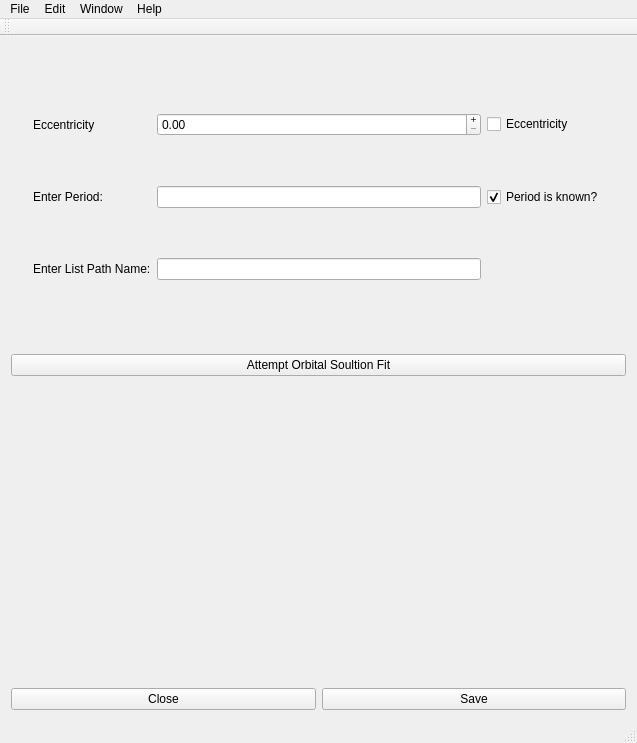
<?xml version="1.0" encoding="UTF-8"?>
<ui version="4.0">
 <class>OrbitalFitter</class>
 <widget class="QMainWindow" name="OrbitalFitter">
  <property name="geometry">
   <rect>
    <x>0</x>
    <y>0</y>
    <width>637</width>
    <height>743</height>
   </rect>
  </property>
  <property name="windowTitle">
   <string>OrbitalFitter</string>
  </property>
  <widget class="QWidget" name="centralWidget">
   <layout class="QGridLayout" name="gridLayout">
    <item row="4" column="1">
     <widget class="QPushButton" name="Save">
      <property name="palette">
       <palette>
        <active>
         <colorrole role="Base">
          <brush brushstyle="SolidPattern">
           <color alpha="255">
            <red>90</red>
            <green>134</green>
            <blue>255</blue>
           </color>
          </brush>
         </colorrole>
        </active>
        <inactive>
         <colorrole role="Base">
          <brush brushstyle="SolidPattern">
           <color alpha="255">
            <red>90</red>
            <green>134</green>
            <blue>255</blue>
           </color>
          </brush>
         </colorrole>
        </inactive>
        <disabled>
         <colorrole role="Base">
          <brush brushstyle="SolidPattern">
           <color alpha="255">
            <red>237</red>
            <green>237</green>
            <blue>237</blue>
           </color>
          </brush>
         </colorrole>
        </disabled>
       </palette>
      </property>
      <property name="font">
       <font>
        <weight>50</weight>
        <bold>false</bold>
       </font>
      </property>
      <property name="text">
       <string>Save</string>
      </property>
     </widget>
    </item>
    <item row="4" column="0">
     <widget class="QPushButton" name="Close">
      <property name="text">
       <string>Close</string>
      </property>
     </widget>
    </item>
    <item row="2" column="0" colspan="2">
     <widget class="QWidget" name="FitWindow" native="true"/>
    </item>
    <item row="0" column="0" colspan="2">
     <widget class="QWidget" name="widget_2" native="true">
      <layout class="QGridLayout" name="gridLayout_2">
       <item row="0" column="0">
        <widget class="QWidget" name="SettingsWindow" native="true">
         <layout class="QGridLayout" name="gridLayout_3">
          <item row="4" column="2">
           <widget class="QCheckBox" name="KnownPeriod">
            <property name="text">
             <string>Period is known?</string>
            </property>
            <property name="checked">
             <bool>true</bool>
            </property>
           </widget>
          </item>
          <item row="4" column="0">
           <widget class="QLabel" name="label_2">
            <property name="text">
             <string>Enter Period:</string>
            </property>
           </widget>
          </item>
          <item row="4" column="1">
           <widget class="QLineEdit" name="Period">
            <property name="toolTip">
             <string extracomment="Enter the orbital period here"/>
            </property>
            <property name="inputMethodHints">
             <set>Qt::ImhDigitsOnly|Qt::ImhPreferLowercase</set>
            </property>
           </widget>
          </item>
          <item row="1" column="0">
           <widget class="QLabel" name="label_3">
            <property name="text">
             <string>Eccentricity</string>
            </property>
           </widget>
          </item>
          <item row="5" column="0">
           <widget class="QLabel" name="label">
            <property name="text">
             <string>Enter List Path Name:</string>
            </property>
           </widget>
          </item>
          <item row="5" column="1">
           <widget class="QLineEdit" name="ListPath"/>
          </item>
          <item row="1" column="2">
           <widget class="QCheckBox" name="Eccentricity">
            <property name="text">
             <string>Eccentricity</string>
            </property>
            <property name="checkable">
             <bool>false</bool>
            </property>
            <property name="checked">
             <bool>false</bool>
            </property>
           </widget>
          </item>
          <item row="1" column="1">
           <widget class="QDoubleSpinBox" name="EccentricityValue">
            <property name="buttonSymbols">
             <enum>QAbstractSpinBox::PlusMinus</enum>
            </property>
            <property name="maximum">
             <double>1.000000000000000</double>
            </property>
            <property name="singleStep">
             <double>0.050000000000000</double>
            </property>
           </widget>
          </item>
         </layout>
        </widget>
       </item>
      </layout>
     </widget>
    </item>
    <item row="1" column="0" colspan="2">
     <widget class="QPushButton" name="Fit">
      <property name="text">
       <string>Attempt Orbital Soultion Fit</string>
      </property>
     </widget>
    </item>
   </layout>
  </widget>
  <widget class="QMenuBar" name="menuBar">
   <property name="geometry">
    <rect>
     <x>0</x>
     <y>0</y>
     <width>637</width>
     <height>22</height>
    </rect>
   </property>
   <widget class="QMenu" name="menuFile">
    <property name="title">
     <string>File</string>
    </property>
    <addaction name="actionSave"/>
    <addaction name="actionQuit"/>
   </widget>
   <widget class="QMenu" name="menuEdit">
    <property name="title">
     <string>Edit</string>
    </property>
    <addaction name="actionCopy"/>
    <addaction name="actionPaste"/>
   </widget>
   <widget class="QMenu" name="menuWindow">
    <property name="title">
     <string>Window</string>
    </property>
    <addaction name="actionSize"/>
    <addaction name="actionZoom"/>
    <addaction name="actionReset"/>
   </widget>
   <widget class="QMenu" name="menuHelp">
    <property name="title">
     <string>Help</string>
    </property>
    <addaction name="actionNo_Help_Here"/>
   </widget>
   <addaction name="menuFile"/>
   <addaction name="menuEdit"/>
   <addaction name="menuWindow"/>
   <addaction name="menuHelp"/>
  </widget>
  <widget class="QToolBar" name="mainToolBar">
   <attribute name="toolBarArea">
    <enum>TopToolBarArea</enum>
   </attribute>
   <attribute name="toolBarBreak">
    <bool>false</bool>
   </attribute>
  </widget>
  <widget class="QStatusBar" name="statusBar"/>
  <action name="actionSave">
   <property name="text">
    <string>Save</string>
   </property>
  </action>
  <action name="actionQuit">
   <property name="text">
    <string>Quit</string>
   </property>
  </action>
  <action name="actionCopy">
   <property name="text">
    <string>Copy</string>
   </property>
  </action>
  <action name="actionPaste">
   <property name="text">
    <string>Paste</string>
   </property>
  </action>
  <action name="actionSize">
   <property name="text">
    <string>Size</string>
   </property>
  </action>
  <action name="actionZoom">
   <property name="text">
    <string>Zoom</string>
   </property>
  </action>
  <action name="actionReset">
   <property name="text">
    <string>Reset</string>
   </property>
  </action>
  <action name="actionNo_Help_Here">
   <property name="text">
    <string>No Help Here</string>
   </property>
  </action>
 </widget>
 <layoutdefault spacing="6" margin="11"/>
 <resources/>
 <connections/>
</ui>
